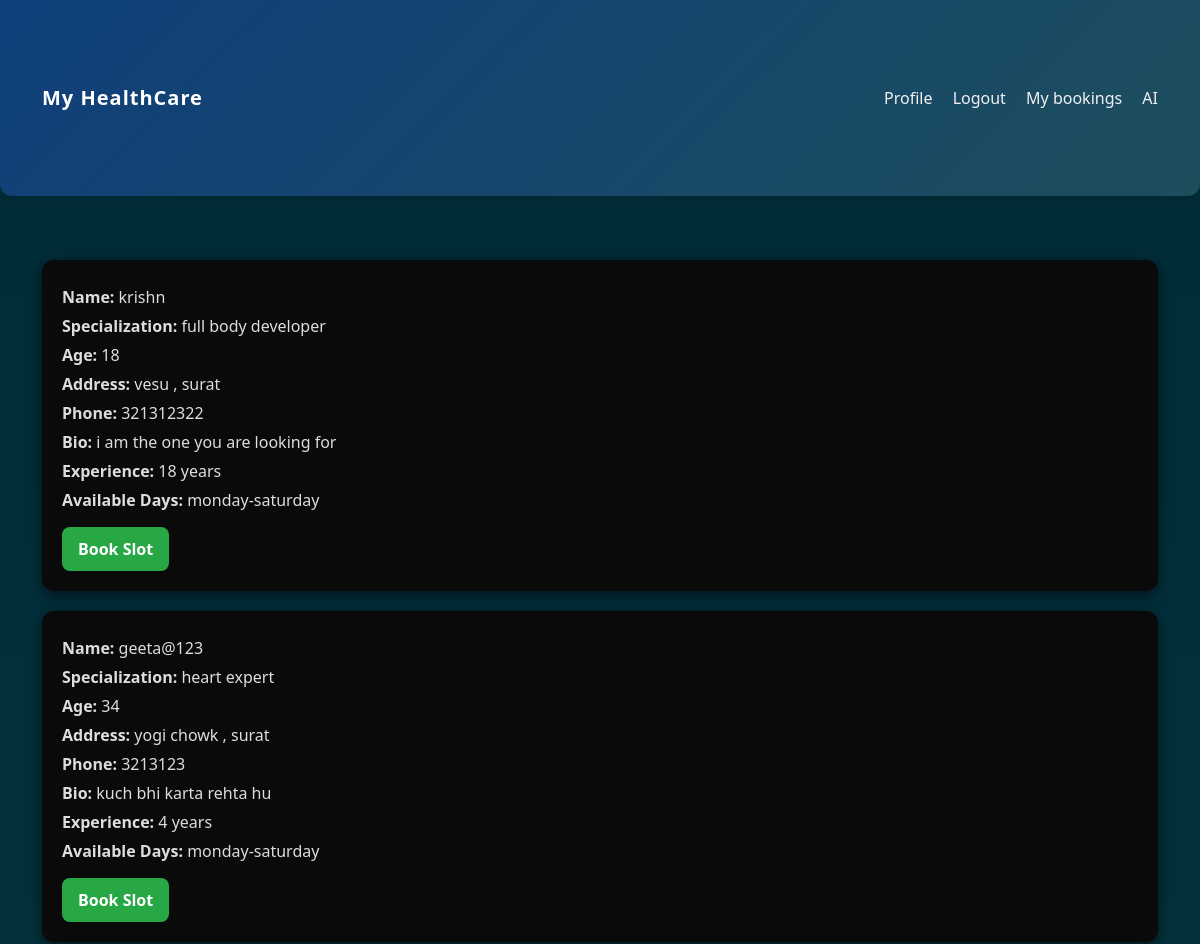
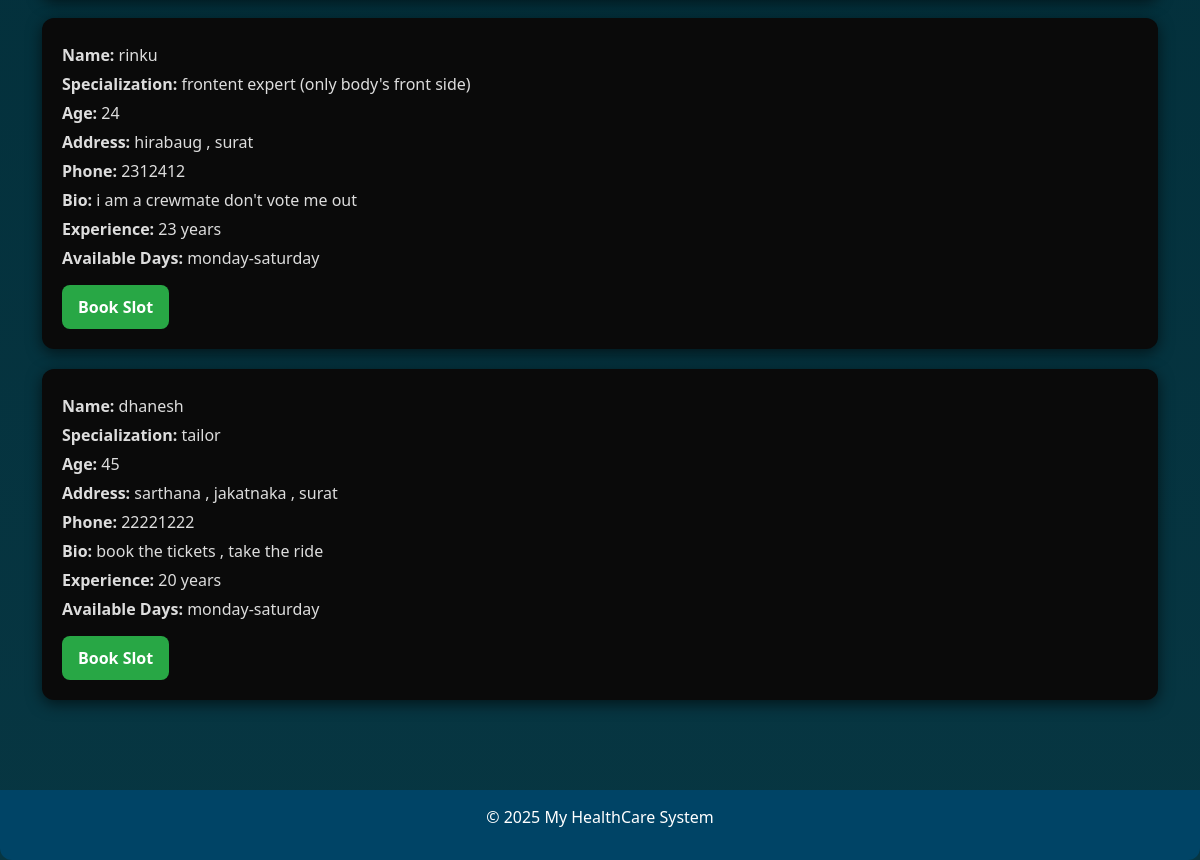
/home/, run on the app's committed database (2 pictures, top to bottom).
### Doctor/models.py (models this page shows, shortened)
class Doctor(models.Model):
    user = models.OneToOneField(User, on_delete=models.CASCADE)
    age = models.PositiveIntegerField()
    address = models.TextField(max_length=200)
    phone_number = models.CharField(max_length=100)
    specialization = models.CharField(max_length=100)
    clinic_name = models.CharField(max_length=100)
    experience_years = models.PositiveIntegerField()
    available_days = models.CharField(max_length=100)
    consulting_fees = models.DecimalField(max_digits=6, decimal_places=2)
    bio = models.CharField(max_length=200, blank=True, null=True)

### Doctor/views.py (the view)
# urls.py: path('home/', views.home , name='home'),
def home(request):
    sab_doctor = Doctor.objects.all()
    booked_doctor = []
    if hasattr(request.user , "patient"):
        booked_doctor = Appointment.objects.filter(patient = request.user.patient).values_list("doctor_id" , flat=True)
    return render(request , 'base.html', {"sab_doctor" : sab_doctor , "booked_doctor" : booked_doctor})

### Doctor/templates/base.html (shortened to what this page needs)
{% load static %}
<!DOCTYPE html>
<html lang="en">
<head>
    {% block style %}
      <link rel="stylesheet" href="{% static 'home.css'%}">
    {% endblock %}
    <link href="https://cdn.jsdelivr.net/npm/bootstrap@5.3.0/dist/css/bootstrap.min.css" rel="stylesheet">
</head>
<body>
{% block navbar %}
<nav class="navbar navbar-expand-lg navbar-dark bg-primary">
    <div class="container">
        <a class="navbar-brand" href="{% url 'home'%}">My HealthCare</a>
        <div>
            <a class="nav-link d-inline-block" href="{% url 'profile' %}">Profile</a>
            <a class="nav-link d-inline-block" href="{% url 'logout' %}">Logout</a>
            <a class="nav-link d-inline-block" href="{% url 'booked' %}">My bookings</a>
            <a class="nav-link d-inline-block" href="{% url 'generator' %}">AI</a>
        </div>
    </div>
</nav>
{% endblock %}
<div class="container mt-4">
    {% block content %}
    {% if sab_doctor %}
        {% for items in sab_doctor %}
        <div class="doctor-card">
            <p><strong>Name:</strong> {{ items.user.username }}</p>
            <p><strong>Specialization:</strong> {{ items.specialization }}</p>
            <p><strong>Age:</strong> {{ items.age }}</p>
            <p><strong>Address:</strong> {{ items.address }}</p>
            <p><strong>Phone:</strong> {{ items.phone_number }}</p>
            <p><strong>Bio:</strong> {{ items.bio }}</p>
            <p><strong>Experience:</strong> {{ items.experience_years }} years</p>
            <p><strong>Available Days:</strong> {{ items.available_days }}</p>
            {% if items.id in booked_doctor %}
                <button disabled class="book-btn">Booked</button>
            {% else %}
                <a href="{% url 'appointment' items.id %}" class="book-btn">Book Slot</a>
            {% endif %}
        </div>
        {% endfor %}
    {% else %}
        <span class="text-muted">Doctor not available</span>
    {% endif %}
    {% endblock %}
</div>
<footer>
    <p>© 2025 My HealthCare System</p>
</footer>
</body>
</html>

### static/home.css (style rules this page uses)
body { margin: 0; font-family: Arial, sans-serif; background: linear-gradient(to bottom, #002b36, #073642); color: #fff; }
.container { max-width: 1000px; margin: 50px auto; padding: 20px; }
.navbar { background: linear-gradient(135deg, #0f3f7b, #1d4e5c); padding: 2px , 5px; border-radius: 0 0 12px 12px; box-shadow: 0 2px 8px rgba(0,0,0,0.15); }
.navbar-brand { font-size: 1.5rem; font-weight: 700; color: #fff !important; letter-spacing: 1px; transition: 0.3s; }
.nav-link { color: #f1f1f1 !important; margin-left: 1rem; font-size: 1rem; font-weight: 500; transition: 0.3s; border-radius: 8px; padding: 10px 15px; }
.navbar .container { display: flex; justify-content: space-between; align-items: center; }
.doctor-card { background: #0a0a0a; padding: 20px; margin: 20px 0; border-radius: 12px; box-shadow: 0px 4px 15px rgba(0, 0, 0, 0.6); transition: transform 0.2s ease, box-shadow 0.2s ease; }
.doctor-card p { margin: 5px 0; color: #ddd; }
.doctor-card button, .doctor-card a { display: inline-block; margin-top: 10px; padding: 10px 16px; background: #28a745; color: white; text-decoration: none; font-weight: bold; border-radius: 8px; transition: background 0.3s; }
footer { background: #004466; color: white; text-align: center; padding: 15px; margin-top: 40px; border-radius: 0 0 12px 12px; }

### data on the page
Doctor: user.username "krishn", specialization "full body developer", age "18", address "vesu , surat", phone_number "321312322", bio "i am the one you are looking for", experience_years "18", available_days "monday-saturday", shows "Book Slot"
Doctor: user.username "geeta@123", specialization "heart expert", age "34", address "yogi chowk , surat", phone_number "3213123", bio "kuch bhi karta rehta hu", experience_years "4", available_days "monday-saturday", shows "Book Slot"
Doctor: user.username "rinku", specialization "frontent expert (only body's front side)", age "24", address "hirabaug , surat", phone_number "2312412", bio "i am a crewmate don't vote me out", experience_years "23", available_days "monday-saturday", shows "Book Slot"
Doctor: user.username "dhanesh", specialization "tailor", age "45", address "sarthana , jakatnaka , surat", phone_number "22221222", bio "book the tickets , take the ride", experience_years "20", available_days "monday-saturday", shows "Book Slot"
